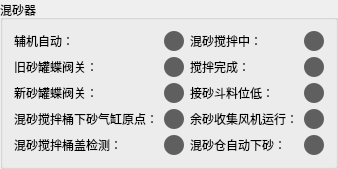
            <widget class="QGroupBox" name="groupBox_5">
             <property name="title">
              <string>混砂器</string>
             </property>
             <layout class="QGridLayout" name="gridLayout_5">
              <item row="0" column="0">
               <widget class="QLabel" name="label_75">
                <property name="text">
                 <string>辅机自动：</string>
                </property>
               </widget>
              </item>
              <item row="0" column="1">
               <widget class="QLabel" name="label_35">
                <property name="minimumSize">
                 <size>
                  <width>20</width>
                  <height>20</height>
                 </size>
                </property>
                <property name="maximumSize">
                 <size>
                  <width>20</width>
                  <height>20</height>
                 </size>
                </property>
                <property name="styleSheet">
                 <string notr="true">border-radius: 10px;
background-color: rgb(95, 95, 95);</string>
                </property>
                <property name="text">
                 <string/>
                </property>
               </widget>
              </item>
              <item row="0" column="2">
               <widget class="QLabel" name="label_86">
                <property name="text">
                 <string>混砂搅拌中：</string>
                </property>
               </widget>
              </item>
              <item row="0" column="3">
               <widget class="QLabel" name="label_37">
                <property name="minimumSize">
                 <size>
                  <width>20</width>
                  <height>20</height>
                 </size>
                </property>
                <property name="maximumSize">
                 <size>
                  <width>20</width>
                  <height>20</height>
                 </size>
                </property>
                <property name="styleSheet">
                 <string notr="true">border-radius: 10px;
background-color: rgb(95, 95, 95);</string>
                </property>
                <property name="text">
                 <string/>
                </property>
               </widget>
              </item>
              <item row="1" column="0">
               <widget class="QLabel" name="label_78">
                <property name="text">
                 <string>旧砂罐蝶阀关：</string>
                </property>
               </widget>
              </item>
              <item row="1" column="1">
               <widget class="QLabel" name="label_36">
                <property name="minimumSize">
                 <size>
                  <width>20</width>
                  <height>20</height>
                 </size>
                </property>
                <property name="maximumSize">
                 <size>
                  <width>20</width>
                  <height>20</height>
                 </size>
                </property>
                <property name="styleSheet">
                 <string notr="true">border-radius: 10px;
background-color: rgb(95, 95, 95);</string>
                </property>
                <property name="text">
                 <string/>
                </property>
               </widget>
              </item>
              <item row="1" column="2">
               <widget class="QLabel" name="label_87">
                <property name="text">
                 <string>搅拌完成：</string>
                </property>
               </widget>
              </item>
              <item row="1" column="3">
               <widget class="QLabel" name="label_38">
                <property name="minimumSize">
                 <size>
                  <width>20</width>
                  <height>20</height>
                 </size>
                </property>
                <property name="maximumSize">
                 <size>
                  <width>20</width>
                  <height>20</height>
                 </size>
                </property>
                <property name="styleSheet">
                 <string notr="true">border-radius: 10px;
background-color: rgb(95, 95, 95);</string>
                </property>
                <property name="text">
                 <string/>
                </property>
               </widget>
              </item>
              <item row="2" column="0">
               <widget class="QLabel" name="label_79">
                <property name="text">
                 <string>新砂罐蝶阀关：</string>
                </property>
               </widget>
              </item>
              <item row="2" column="1">
               <widget class="QLabel" name="label_319">
                <property name="minimumSize">
                 <size>
                  <width>20</width>
                  <height>20</height>
                 </size>
                </property>
                <property name="maximumSize">
                 <size>
                  <width>20</width>
                  <height>20</height>
                 </size>
                </property>
                <property name="styleSheet">
                 <string notr="true">border-radius: 10px;
background-color: rgb(95, 95, 95);</string>
                </property>
                <property name="text">
                 <string/>
                </property>
               </widget>
              </item>
              <item row="2" column="2">
               <widget class="QLabel" name="label_89">
                <property name="text">
                 <string>接砂斗料位低：</string>
                </property>
               </widget>
              </item>
              <item row="2" column="3">
               <widget class="QLabel" name="label_323">
                <property name="minimumSize">
                 <size>
                  <width>20</width>
                  <height>20</height>
                 </size>
                </property>
                <property name="maximumSize">
                 <size>
                  <width>20</width>
                  <height>20</height>
                 </size>
                </property>
                <property name="styleSheet">
                 <string notr="true">border-radius: 10px;
background-color: rgb(95, 95, 95);</string>
                </property>
                <property name="text">
                 <string/>
                </property>
               </widget>
              </item>
              <item row="3" column="0">
               <widget class="QLabel" name="label_82">
                <property name="text">
                 <string>混砂搅拌桶下砂气缸原点：</string>
                </property>
               </widget>
              </item>
              <item row="3" column="1">
               <widget class="QLabel" name="label_324">
                <property name="minimumSize">
                 <size>
                  <width>20</width>
                  <height>20</height>
                 </size>
                </property>
                <property name="maximumSize">
                 <size>
                  <width>20</width>
                  <height>20</height>
                 </size>
                </property>
                <property name="styleSheet">
                 <string notr="true">border-radius: 10px;
background-color: rgb(95, 95, 95);</string>
                </property>
                <property name="text">
                 <string/>
                </property>
               </widget>
              </item>
              <item row="3" column="2">
               <widget class="QLabel" name="label_91">
                <property name="text">
                 <string>余砂收集风机运行：</string>
                </property>
               </widget>
              </item>
              <item row="3" column="3">
               <widget class="QLabel" name="label_321">
                <property name="minimumSize">
                 <size>
                  <width>20</width>
                  <height>20</height>
                 </size>
                </property>
                <property name="maximumSize">
                 <size>
                  <width>20</width>
                  <height>20</height>
                 </size>
                </property>
                <property name="styleSheet">
                 <string notr="true">border-radius: 10px;
background-color: rgb(95, 95, 95);</string>
                </property>
                <property name="text">
                 <string/>
                </property>
               </widget>
              </item>
              <item row="4" column="0">
               <widget class="QLabel" name="label_83">
                <property name="text">
                 <string>混砂搅拌桶盖检测：</string>
                </property>
               </widget>
              </item>
              <item row="4" column="1">
               <widget class="QLabel" name="label_320">
                <property name="minimumSize">
                 <size>
                  <width>20</width>
                  <height>20</height>
                 </size>
                </property>
                <property name="maximumSize">
                 <size>
                  <width>20</width>
                  <height>20</height>
                 </size>
                </property>
                <property name="styleSheet">
                 <string notr="true">border-radius: 10px;
background-color: rgb(95, 95, 95);</string>
                </property>
                <property name="text">
                 <string/>
                </property>
               </widget>
              </item>
              <item row="4" column="2">
               <widget class="QLabel" name="label_94">
                <property name="text">
                 <string>混砂仓自动下砂：</string>
                </property>
               </widget>
              </item>
              <item row="4" column="3">
               <widget class="QLabel" name="label_322">
                <property name="minimumSize">
                 <size>
                  <width>20</width>
                  <height>20</height>
                 </size>
                </property>
                <property name="maximumSize">
                 <size>
                  <width>20</width>
                  <height>20</height>
                 </size>
                </property>
                <property name="styleSheet">
                 <string notr="true">border-radius: 10px;
background-color: rgb(95, 95, 95);</string>
                </property>
                <property name="text">
                 <string/>
                </property>
               </widget>
              </item>
             </layout>
            </widget>
